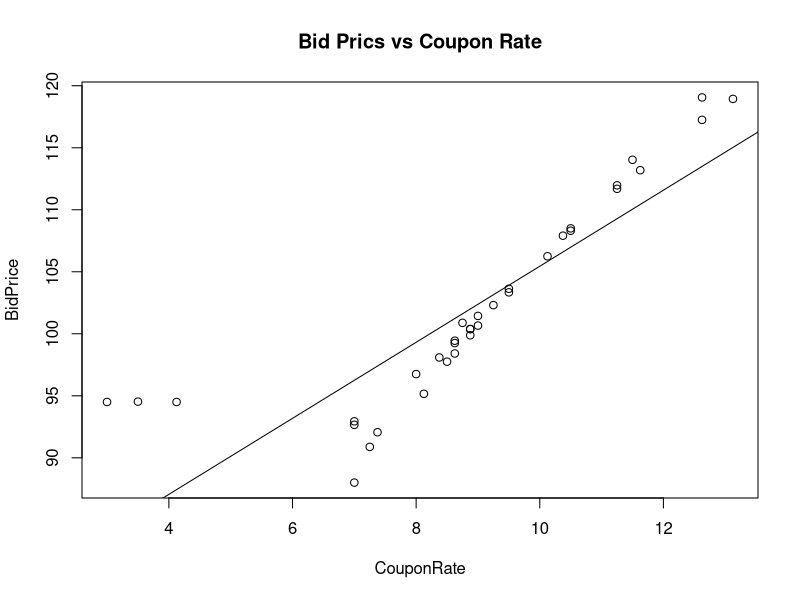
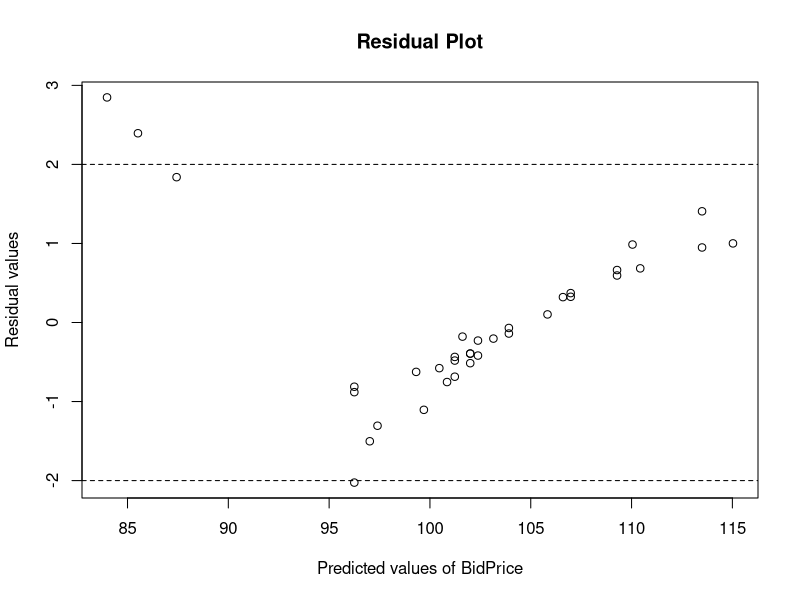
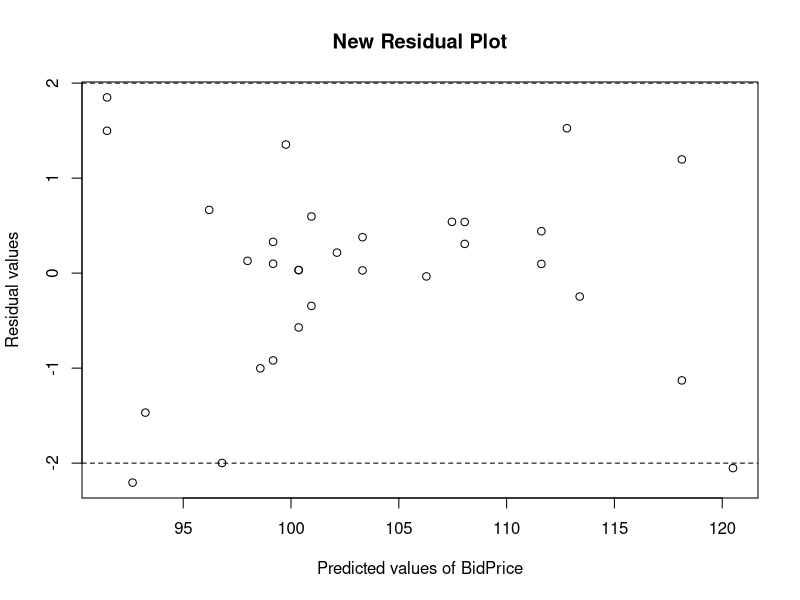
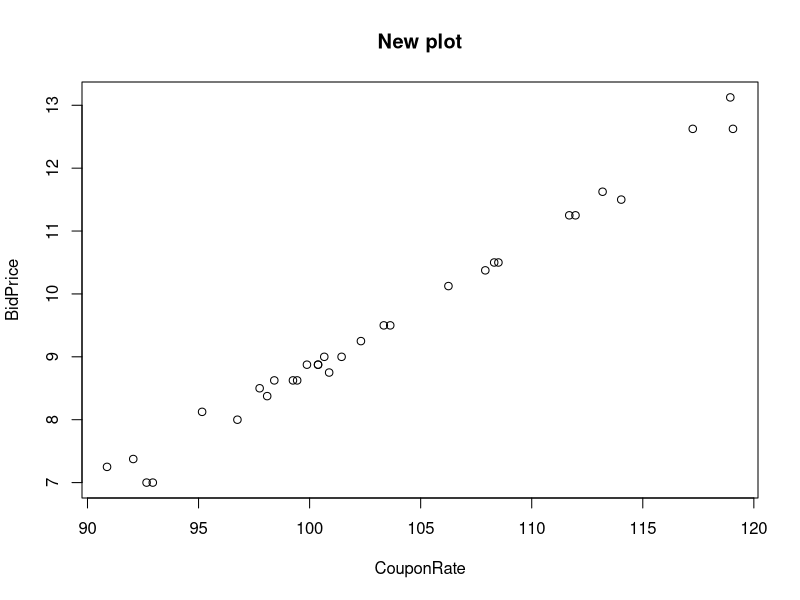

Recreate these plots in R, in order.
bonds <- read.delim("bonds (1).txt",row.names = 1)
View(bonds)
head(bonds)
tail(bonds)
summary(bonds)
plot(bonds$CouponRate,bonds$BidPrice,main="Bid Prics vs Coupon Rate",xlab="CouponRate",ylab="BidPrice")
bondsmod <- lm(BidPrice~CouponRate,data = bonds)
abline(bondsmod)
plot(bondsmod$fitted.values,rstandard(bondsmod),main="Residual Plot",xlab="Predicted values of BidPrice",ylab="Residual values")
abline(h=2,lty=2)
abline(h=-2,lty=2)
identify(bondsmod$fitted.values,rstandard(bondsmod))
bonds_new=bonds[-c(4,13,34,35),]
bondsmod1= lm(bonds_new$BidPrice~bonds_new$CouponRate)
plot(bondsmod1$fitted.values,rstandard(bondsmod1),main="New Residual Plot",xlab="Predicted values of BidPrice",ylab="Residual values")
abline(h=2,lty=2)
abline(h=-2,lty=2)
abline(bondsmod1)
plot(bonds$BidPrice[-c(4,13,34,35)],bonds$CouponRate[-c(4,13,34,35)],main="New plot",xlab="CouponRate",ylab="BidPrice")
abline(bondsmod1)

